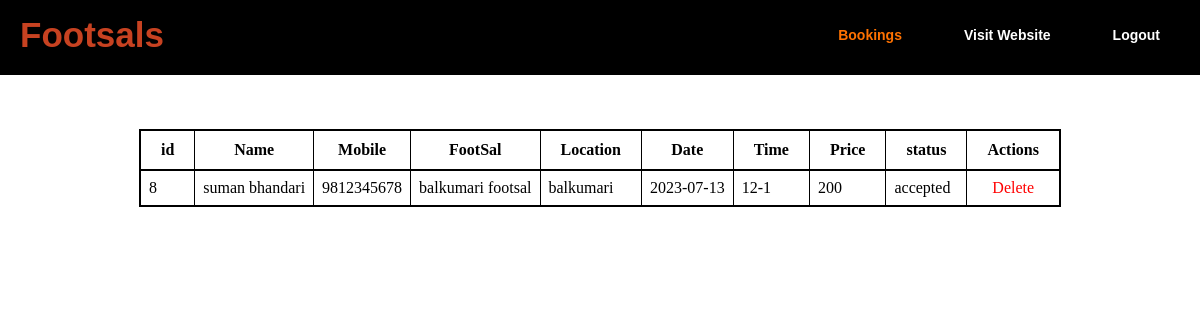
Page /footsallogin/dashboard (signed in) on the committed database.
### tables this page shows
CREATE TABLE `bookings` (
  `id` int(255) NOT NULL,
  `userId` int(255) NOT NULL,
  `companyId` int(255) NOT NULL,
  `date` text NOT NULL,
  `time` text NOT NULL,
  `status` text NOT NULL
);

CREATE TABLE `users` (
  `id` int(255) NOT NULL,
  `name` text NOT NULL,
  `email` text NOT NULL,
  `mobile` text NOT NULL,
  `password` text NOT NULL
);

CREATE TABLE `companies` (
  `id` int(11) NOT NULL,
  `name` text NOT NULL,
  `location` text NOT NULL,
  `image` text NOT NULL,
  `price` int(255) NOT NULL,
  `email` text NOT NULL,
  `password` text NOT NULL
);

### footsallogin/dashboard.php (the view, shortened to what this page needs)
<?php
include("../includes/footsalLoginrequired.php");
$footsalID = mysqli_real_escape_string($con, $_SESSION['footsalID']);
?>
<!DOCTYPE html>
<html lang="en">
<head>
</head>
<?php include("../includes/footsalnavbar.php"); ?>
<br><br><br>
<center>
    <table>
        <tr>
            <th>
                id
            </th>
            <th>
                Name
            </th>
            <th>
                Mobile
            </th>
            <th>
                FootSal
            </th>
            <th>
                Location
            </th>
            <th>
                Date
            </th>
            <th>
                Time
            </th>
            <th>
                Price
            </th>
            <th>
                status
            </th>
            <th>
                Actions
            </th>
        </tr>
        <?php
        $getBookings = $con->query("SELECT * FROM footsal.bookings where companyId='$footsalID'  ORDER BY id DESC ");
        while ($order = mysqli_fetch_object($getBookings)) {
            $userid = $order->userId;
            $orderId = $order->id;
            $companyId = $order->companyId;
            $date = $order->date;
            $time = $order->time;
            $status = $order->status;
            $getUser = $con->query("SELECT * FROM footsal.users WHERE id='$userid' ");
            while ($user = mysqli_fetch_object($getUser)) {
                $userName = $user->name;
                $userMobile = $user->mobile;
            }
            $getCompany = $con->query("SELECT * FROM footsal.companies WHERE id='$companyId' ");
            while ($company = mysqli_fetch_object($getCompany)) {
                $companyName = $company->name;
                $companyLocation = $company->location;
                $price = $company->price;
            }
            echo "<tr>
        <td>$orderId</td>
        <td>$userName</td>
        <td>$userMobile</td>
        <td>$companyName</td>
        <td>$companyLocation</td>
        <td>$date</td>
        <td>$time</td>
        <td>$price</td>
        <td>$status</td>
        <td style='padding:0px;'>
        <a class='delete' href='delete-booking.php?id=$orderId'><center>Delete</center></a>";
            echo "
        </td>
        </tr>";
        }
        ?>
    </table>
</center>

### styles/nav.css (style rules this page uses)
* { margin: 0; padding: 0; }

### footsallogin/dashboard.php (style rules this page uses)
* { padding: 0; margin: 0; }
table, th, td { border: 1px solid black; border-collapse: collapse; }
td { padding: 8px; }
th { padding: 10px 20px; }
tr { border: 2px solid black; }
.delete { display: block; width: 100%; height: 100%; padding: 8px 0px; text-decoration: none; color: red; align-content: center; }

### rows in the picture
bookings: id "8", userId.name "suman bhandari", userId.mobile "9812345678", companyId.name "balkumari footsal", companyId.location "balkumari", date "2023-07-13", time "12-1", companyId.price "200", status "accepted"
